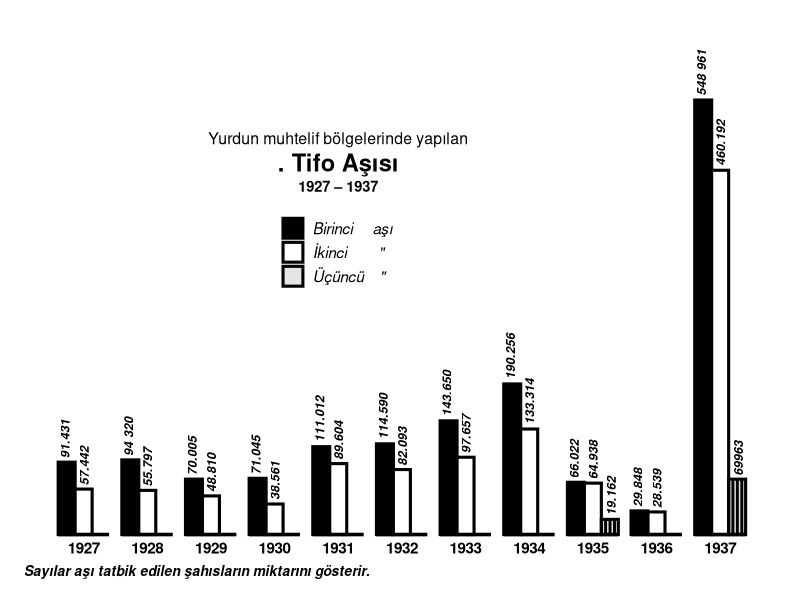

The R source for this figure:
library(ggplot2)
zaman <- rep(seq(1927,1937),3)
birinci <- c(91431,94320,70005,71045,111012,114590,143650,190256,66022,29848,548961)
ikinci <- c(57443,55797,48810,38561,89604,82093,97657,133314,64938,28539,460192)
ucuncu <- c(NA,NA,NA,NA,NA,NA,NA,NA,19162,NA,69963)
deger <- c(birinci,ikinci,ucuncu)
grup <- factor(c(rep(c("Birinci     aşı","İkinci        \"","Üçüncü    \""), each = length(birinci))),
               levels = c("Birinci     aşı","İkinci        \"","Üçüncü    \""))

tifo <- data.frame(zaman, deger, grup)

xcor1 <- seq(1927,1937) - 0.3
xcor2 <- seq(1927,1937)
xcor3 <- seq(1927,1937) + 0.28
ycor1 <- birinci
ycor2 <- ikinci
ycor3 <- ucuncu
annolabel1 <- c("91.431","94 320","70.005","71.045","111.012","114.590","143.650","190.256","66.022","29.848","548 961")
annolabel2 <- c("57.442","55.797","48.810","38.561","89.604","82.093","97.657","133.314","64.938","28.539","460.192")
annolabel3 <- c("","","","","","","","","19.162","","69963")

cizgi <- seq(0,0.14,0.07)

ek <- seq(0,10)
xline <- c(1926.6) + ek
xlinend <- c(1927.4) + ek

ggplot(tifo, aes(x = zaman, y = deger, fill = grup)) +
  geom_bar(stat = "identity", position = position_dodge(), color = "black", size = 1.05, width = 0.8) +
  scale_fill_manual(values=c("black","white",alpha("black",0.1))) +
  labs(caption = "Sayılar aşı tatbik edilen şahısların miktarını gösterir.") +
  theme_classic() +
  theme(plot.caption = element_text(face = "bold.italic",size = 10 , hjust = 0)) +
  annotate("segment", x = xline, xend = xlinend, y = 0, yend = 0, size = 1.2) +
  annotate("text", x = xcor1, y = ycor1, label = annolabel1, 
           angle = 90, hjust = -0.1, size = 3.2, fontface = "bold.italic") +
  annotate("text", x = xcor2, y = ycor2, label = annolabel2, 
           angle = 90, hjust = -0.1, size = 3.2, fontface = "bold.italic") +
  annotate("text", x = xcor3, y = ycor3, label = annolabel3, 
           angle = 90, hjust = -0.1, size = 3.2, fontface = "bold.italic") +
  annotate("segment", x = 1935.2 + cizgi, xend = 1935.2 + cizgi, y = 0, yend = 19162, size = 1) +
  annotate("segment", x = 1937.2 + cizgi, xend = 1937.2 + cizgi, y = 0, yend = 69963, size = 1) +
  annotate("segment", x = 1930.3, xend = 1930.3, y = 350000, yend = 400500, size = 1) +
  theme(axis.line.x = element_blank(),
        axis.line.y = element_blank(),
        axis.text.y = element_blank(), 
        axis.ticks = element_blank(), 
        axis.title = element_blank(),
        axis.text.x = element_text(color = "black", size = 11, face = "bold", vjust = 1)) +
  theme(legend.title=element_blank(),
        legend.text = element_text(size = 11, face = "italic"),
        legend.position = c(0.33,0.75), 
        legend.justification = c(0,1), 
        legend.direction = 'vertical',
        legend.spacing.x = unit(0.3,"cm"))+
  theme(plot.margin = unit(c(5,1,1,1), "lines")) + 
  coord_cartesian(clip = 'off') +
  annotate("text", x = 1931, y = 500500, label = "Yurdun muhtelif bölgelerinde yapılan", size = 4) +
  annotate("text", x = 1931, y = 470000, label = ". Tifo Aşısı", size = 6, fontface = "bold") +
  annotate("text", x = 1931, y = 440000, label = "1927 \u2013 1937", size = 3.7 , fontface = "bold") +
  scale_x_continuous(breaks = seq(1927,1937)) +
  scale_y_continuous(expand = c(0,0))
